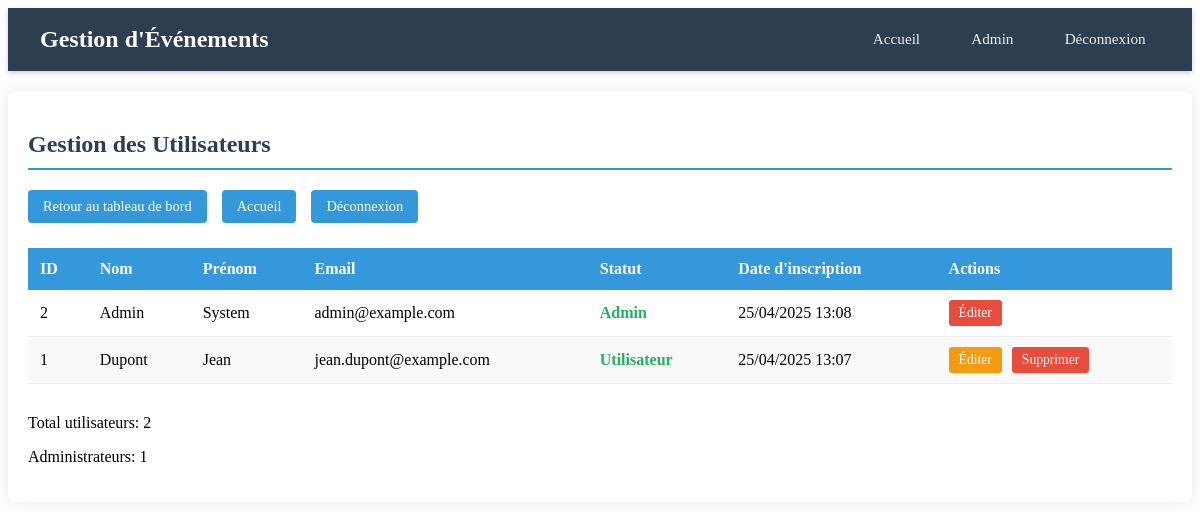
/gestion_utilisateurs.php (signed in), run on the app's committed database.
### tables this page shows
CREATE TABLE `utilisateurs` (
  `id` int(11) NOT NULL,
  `nom` varchar(50) NOT NULL,
  `prenom` varchar(50) NOT NULL,
  `email` varchar(100) NOT NULL,
  `mot_de_passe` varchar(255) NOT NULL,
  `is_admin` tinyint(1) DEFAULT '0',
  `date_inscription` timestamp NOT NULL DEFAULT CURRENT_TIMESTAMP
);

### gestion_utilisateurs.php (the view, shortened to what this page needs)
<?php
require_once 'db_config.php';
$query = "SELECT id, nom, prenom, email, is_admin, date_inscription FROM utilisateurs ORDER BY date_inscription DESC";
$users = $conn->query($query);
?>
<!DOCTYPE html>
<html lang="fr">
<head>
    <link rel="stylesheet" href="style_utilisateurs.css">
</head>
<body>
    <?php include 'header.php'; ?>
    <div class="admin-container">
        <h2>Gestion des Utilisateurs</h2>
        <div class="admin-actions">
            <a href="admin.php">Retour au tableau de bord</a>
            <a href="index2.php">Accueil</a>
            <a href="logout.php">Déconnexion</a>
        </div>
        <table class="admin-table">
            <thead>
                <tr>
                    <th>ID</th>
                    <th>Nom</th>
                    <th>Prénom</th>
                    <th>Email</th>
                    <th>Statut</th>
                    <th>Date d'inscription</th>
                    <th>Actions</th>
                </tr>
            </thead>
            <tbody>
                <?php while($user = $users->fetch_assoc()): ?>
                <tr>
                    <td><?= $user['id'] ?></td>
                    <td><?= htmlspecialchars($user['nom']) ?></td>
                    <td><?= htmlspecialchars($user['prenom']) ?></td>
                    <td><?= htmlspecialchars($user['email']) ?></td>
                    <td><?= $user['is_admin'] ? 'Admin' : 'Utilisateur' ?></td>
                    <td><?= date('d/m/Y H:i', strtotime($user['date_inscription'])) ?></td>
                    <td>
                        <a href="editer_utilisateur.php?id=<?= $user['id'] ?>">Éditer</a>
                        <?php if($user['id'] != $_SESSION['user_id']):  ?>
                            <a href="supprimer_utilisateur.php?id=<?= $user['id'] ?>">Supprimer</a>
                        <?php endif; ?>
                    </td>
                </tr>
                <?php endwhile; ?>
            </tbody>
        </table>
        <div class="stats">
            <p>Total utilisateurs: <?= $users->num_rows ?></p>
            <p>Administrateurs: <?php
                $admin_count = $conn->query("SELECT COUNT(*) FROM utilisateurs WHERE is_admin = 1")->fetch_row()[0];
                echo $admin_count;
            ?></p>
        </div>
    </div>
</body>
</html>

### header.php (shortened to what this page needs)
<header>
    <div class="header-wrapper">
        <h1>Gestion d'Événements</h1>
        <nav>
            <a href="index2.php"><i class="fas fa-home"></i> Accueil</a>
            <?php if(isset($_SESSION['is_admin']) && $_SESSION['is_admin'] == 1): ?>
                <a href="admin.php"><i class="fas fa-cog"></i> Admin</a>
            <?php endif; ?>
            <a href="logout.php"><i class="fas fa-sign-out-alt"></i> Déconnexion</a>
        </nav>
    </div>
</header>

### style_utilisateurs.css (style rules this page uses)
.admin-container { max-width: 1200px; margin: 20px auto; padding: 20px; background-color: #fff; box-shadow: 0 0 15px rgba(0, 0, 0, 0.1); border-radius: 8px; }
.admin-container h2 { color: #2c3e50; border-bottom: 2px solid #3498db; padding-bottom: 10px; margin-bottom: 20px; }
.admin-actions { display: flex; gap: 15px; margin-bottom: 25px; flex-wrap: wrap; }
.admin-actions a { padding: 8px 15px; background-color: #3498db; color: white; text-decoration: none; border-radius: 4px; transition: all 0.3s; font-size: 0.9em; }
.admin-table { width: 100%; border-collapse: collapse; margin-bottom: 30px; }
.admin-table th { background-color: #3498db; color: white; padding: 12px; text-align: left; }
.admin-table td { padding: 10px 12px; border-bottom: 1px solid #eee; }
.admin-table tr:nth-child(even) { background-color: #f9f9f9; }
.admin-table td:nth-child(5) { font-weight: bold; color: #27ae60; }
.admin-table td:last-child { display: flex; gap: 10px; }
.admin-table td:last-child a { padding: 5px 10px; border-radius: 3px; text-decoration: none; font-size: 0.85em; transition: all 0.2s; }
.admin-table td:last-child a:first-child { background-color: #f39c12; color: white; }
.admin-table td:last-child a:last-child { background-color: #e74c3c; color: white; }

### header.php (style rules this page uses)
header { background-color: #2c3e50; color: white; padding: 1rem 2rem; box-shadow: 0 2px 5px rgba(0,0,0,0.2); }
.header-wrapper { max-width: 1200px; margin: 0 auto; display: flex; justify-content: space-between; align-items: center; }
header h1 { font-size: 1.5rem; font-weight: 600; color: white; margin: 0; }
header nav { display: flex; gap: 1rem; align-items: center; }
header nav a { color: #ecf0f1; text-decoration: none; font-size: 0.95rem; padding: 0.4rem 0.9rem; border-radius: 5px; transition: background 0.3s; display: flex; align-items: center; gap: 0.4rem; }

### data on the page
utilisateurs: id "2", nom "Admin", prenom "System", email "admin@example.com", is_admin "Admin", date_inscription "25/04/2025 13:08"
utilisateurs: id "1", nom "Dupont", prenom "Jean", email "jean.dupont@example.com", is_admin "Utilisateur", date_inscription "25/04/2025 13:07"

### other printed values
$users->num_rows "2"
$admin_count "1"
